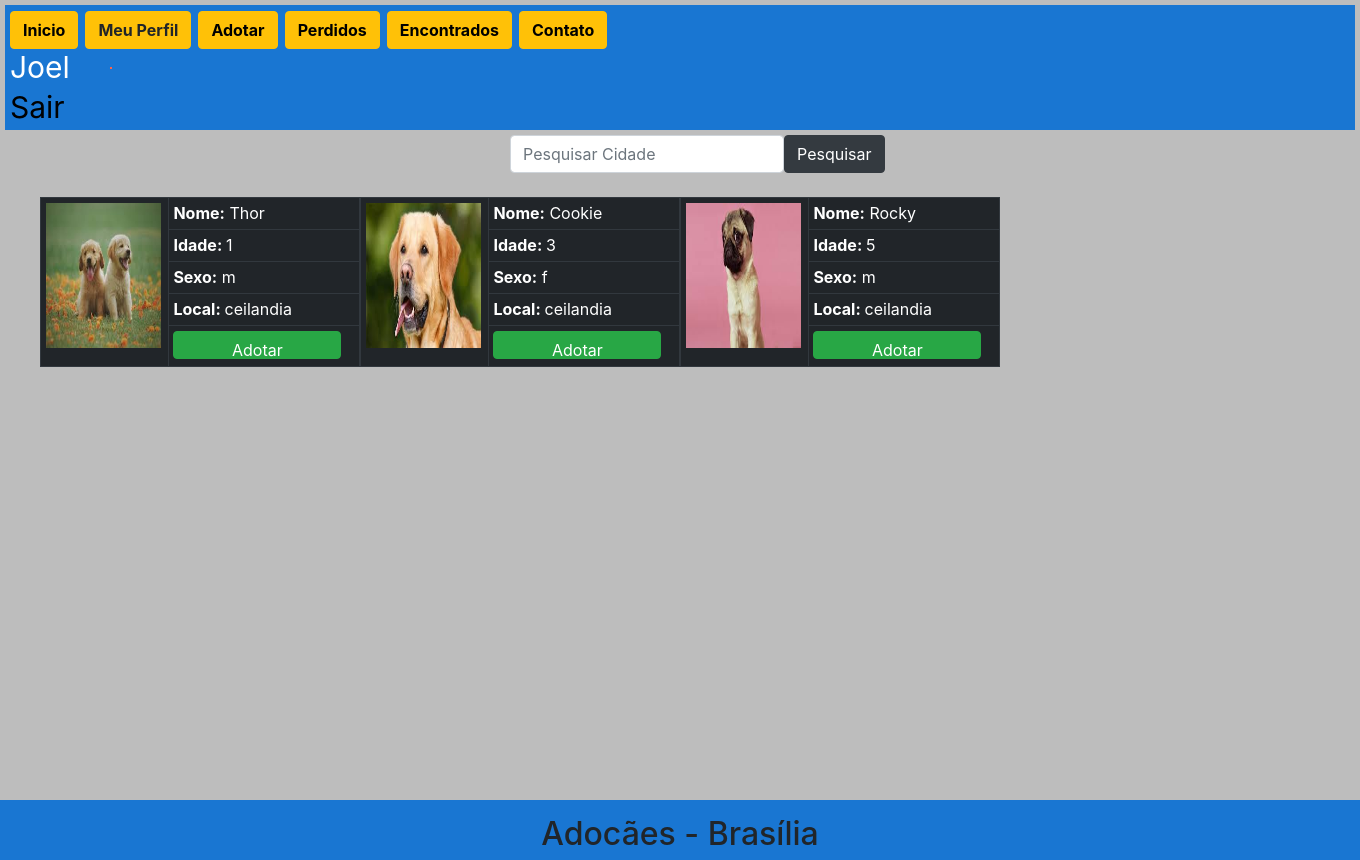
The page /View/adotar.php (signed in) on the database its author committed.
### tables this page shows
CREATE TABLE `cachorro` (
  `idCachorro` int(11) NOT NULL,
  `idUsuario` int(11) NOT NULL,
  `nome` varchar(20) NOT NULL,
  `email` varchar(20) NOT NULL,
  `endereco` varchar(30) DEFAULT NULL,
  `cidade` varchar(20) NOT NULL,
  `celular` varchar(10) NOT NULL,
  `nomeDoCao` varchar(20) NOT NULL,
  `idade` int(11) DEFAULT NULL,
  `sexo` char(1) NOT NULL,
  `imagem` varchar(100) NOT NULL,
  `informacao` varchar(255) DEFAULT NULL,
  `perfil` varchar(10) NOT NULL,
  `estatus` varchar(10) NOT NULL
);

### Controller/DAO/conexao.php (called while the page is built)
<?php
abstract class Conexao{
    private static $instance;
    public static function getInstance(){
        try {
            if(!isset(self::$instance)){
                self::$instance = new PDO("mysql:host=localhost;dbname=adocao", "root","0000");
                self::$instance->setAttribute(PDO:: ATTR_ERRMODE, PDO::ERRMODE_EXCEPTION);
            }
            return self::$instance;
        } catch (PDOException $exc) {
            echo $exc->getMessage();
        }
    }
}

### Controller/DAO/cachorroDAO.php (called while the page is built, shortened)
<?php
require_once 'conexao.php';
class CachorroDAO {
    private $pdo = null;
    public function __construct() {
        $this->pdo = Conexao::getInstance();
    }
    public function cachorroPerfil($perfil,$estatus,$cidade) {
        try {
            $sql = "SELECT
                    idCachorro,endereco,cidade,nomeDoCao,idade,sexo,imagem,perfil
                    FROM cachorro
                    WHERE perfil = ? AND estatus = ? AND cidade LIKE '%{$cidade}%'";
            $stmt = $this->pdo->prepare($sql);
            $stmt->bindValue(1, $perfil);
            $stmt->bindValue(2, $estatus);
            $stmt->execute();
            $usuario = $stmt->fetchAll(PDO::FETCH_ASSOC);
            return $usuario;
        } catch (PDOException $exc) {
            echo $exc->getMessage();
        }
    }
}

### View/adotar.php (the view)
<html>
<head></head>
<body>
<?php include 'header.php';?>
<form action="" method="post">
		<table style="position: relative; left: 500px;";>
			<tr>
				<td><input  class="form-control" type="text" name="pesquisa" placeholder="Pesquisar Cidade"></td>
				<td><input  class="btn btn-dark" type="submit" value=Pesquisar></td>
			</tr>
		</table>
	</form>
	<br>
<?php
require_once '../Controller/DAO/cachorroDAO.php';
$perifil = "Adotar";
$estatus = "disponivel";
$cachorroDAO = new CachorroDAO();
if (! empty($_POST["pesquisa"])) {
    $cidade = $_POST["pesquisa"];
    $cachorro = $cachorroDAO->cachorroPerfil($perifil,$estatus,$cidade);
}else {
    $cidade = "";
    $cachorro = $cachorroDAO->cachorroPerfil($perifil,$estatus,$cidade);
}
echo "<table border=0 width=1310px; style='position:relative; left:30px';><tr><td>";
foreach ($cachorro as $c) {
    echo "<table class='table table-sm table-dark'  border=1 cellspacing=10 style='float:left; width: 320px; height:170px;'>";
    echo "<tr>";
    echo "<td rowspan='6' width='40%'><img src='{$c["imagem"]}' width='115' height='145'</td>";
    echo "<td><b>Nome:</b> {$c["nomeDoCao"]}</td>	</tr>";
    if($c["idade"] == 0){
        echo "<tr>	<td><b>Idade:</b> Nao Informado</td>	</tr>";
    }else {
        echo "<tr>	<td><b>Idade: </b>{$c["idade"]}</td>	</tr>";
    }
    echo "<tr>	<td><b>Sexo:</b> {$c["sexo"]}</td>	</tr>";
    echo "<tr>	<td><b>Local: </b>{$c["cidade"]}</td>	</tr>";
    if(!empty($_SESSION["usuario"])){
        echo "<tr><td><a href='adotarCao.php?codC={$c["idCachorro"]}&codU={$_SESSION["idUsuario"]}'><input type='button' class='btn btn-success' value='Adotar' style='width:168;height:28'></a></td></tr>";
    }else {}
    echo "</table>";
}
echo "</td></tr>";
echo "</table>";
?>
</body>
</html>

### CSS/estilo.css (style rules this page uses)
* { margin:0; padding:0; }
body { padding-top:10px; padding-left:10px; }

### rows shown on the page
cachorro: imagem (picture), nomeDoCao "Thor", idade "1", sexo "m", cidade "ceilandia"
cachorro: imagem (picture), nomeDoCao "Cookie", idade "3", sexo "f", cidade "ceilandia"
cachorro: imagem (picture), nomeDoCao "Rocky", idade "5", sexo "m", cidade "ceilandia"

### other values the page prints
$_SESSION["usuario"] "Joel"
